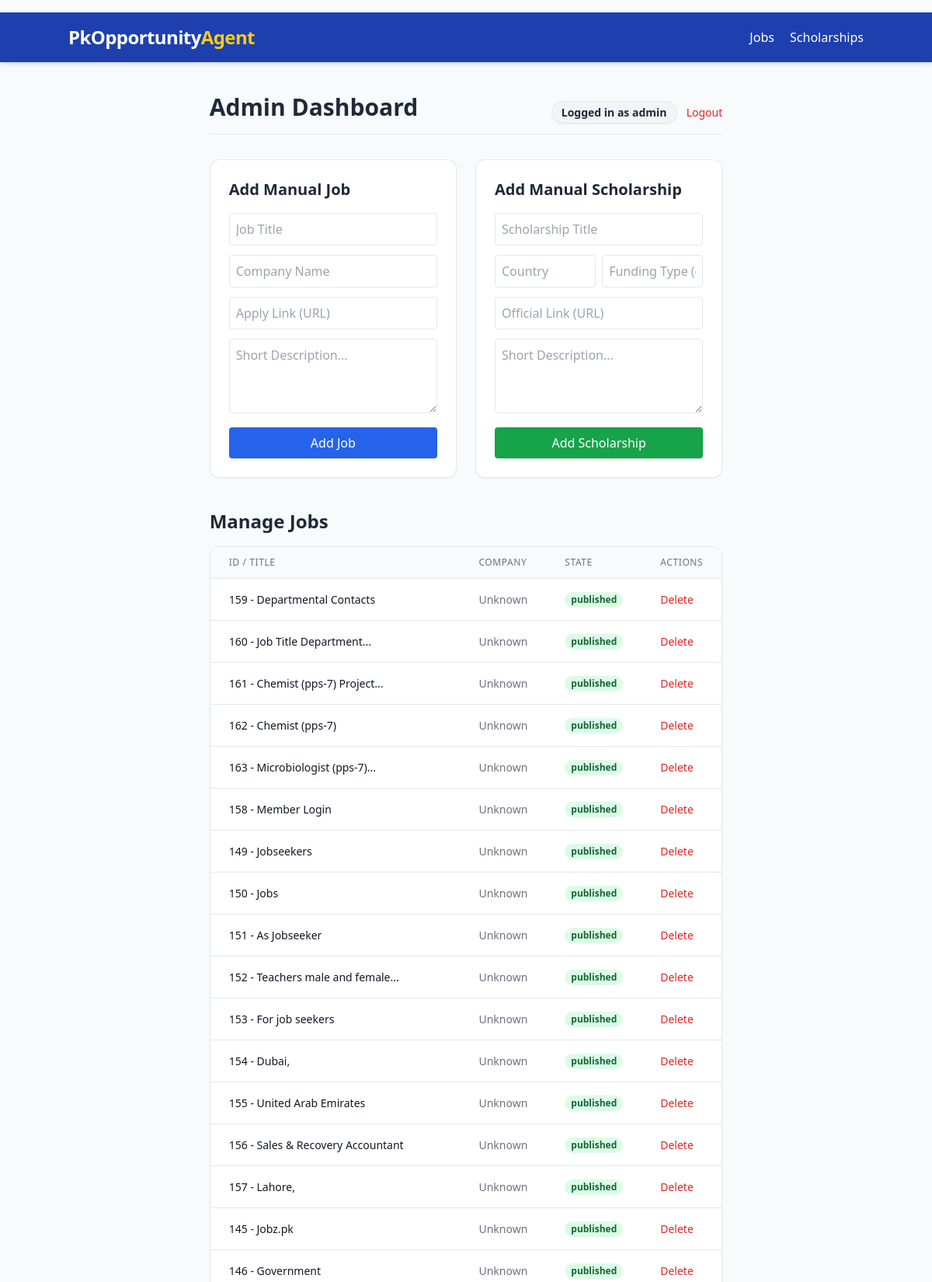
/admin (signed in, upper part), run on the app's committed database.
### models.py (models this page shows, shortened)
class Job(db.Model):
    __tablename__ = 'jobs'
    id = db.Column(db.Integer, primary_key=True)
    title = db.Column(db.String(255), nullable=False)
    company = db.Column(db.String(255))
    location = db.Column(db.String(255))
    salary = db.Column(db.String(255))
    description = db.Column(db.Text)
    apply_links = db.Column(db.Text) # Stored as JSON string or comma separated
    source = db.Column(db.String(255))
    date_posted = db.Column(db.DateTime, default=datetime.utcnow)
    normalized_title = db.Column(db.String(255), nullable=False)
    state = db.Column(db.String(50), default='pending') # pending, merged, published
    slug = db.Column(db.String(255))
    seo_title = db.Column(db.String(255))
    seo_meta = db.Column(db.String(255))
    json_ld = db.Column(db.Text)

### app.py (the view)
    @app.route('/admin')
    @admin_required
    def admin():
        jobs = Job.query.order_by(Job.date_posted.desc()).all()
        scholars = Scholarship.query.order_by(Scholarship.date_posted.desc()).all()
        return render_template('admin.html', jobs=jobs, scholars=scholars)

### templates/admin.html (shortened to what this page needs)
{% extends "base.html" %}
{% block content %}
<div class="mb-8 flex justify-between items-end border-b pb-4">
    <h1 class="text-3xl font-extrabold text-gray-800">Admin Dashboard</h1>
    <div>
        <span
            class="text-sm font-semibold px-3 py-1 bg-gray-100 text-gray-800 rounded-full border border-gray-200 shadow-sm mr-2">Logged
            in as admin</span>
        <a href="{{ url_for('logout') }}" class="text-red-600 hover:text-red-800 text-sm font-medium">Logout</a>
    </div>
</div>
<div class="grid grid-cols-1 md:grid-cols-2 gap-6 mb-10">
    <div class="bg-white p-6 rounded-xl shadow-sm border border-gray-200">
        <h3 class="text-xl font-bold mb-4">Add Manual Job</h3>
        <form method="POST" action="{{ url_for('admin_add', type='job') }}">
            <div class="mb-3">
                <input type="text" name="title" placeholder="Job Title" required
                    class="w-full border p-2 rounded focus:ring focus:ring-blue-200">
            </div>
            <div class="mb-3">
                <input type="text" name="company" placeholder="Company Name" required
                    class="w-full border p-2 rounded focus:ring focus:ring-blue-200">
            </div>
            <div class="mb-3">
                <input type="text" name="link" placeholder="Apply Link (URL)" required
                    class="w-full border p-2 rounded focus:ring focus:ring-blue-200">
            </div>
            <div class="mb-3">
                <textarea name="description" placeholder="Short Description..." required
                    class="w-full border p-2 rounded h-24 focus:ring focus:ring-blue-200"></textarea>
            </div>
            <button type="submit"
                class="w-full bg-blue-600 text-white p-2 rounded hover:bg-blue-700 font-medium transition-colors">Add
                Job</button>
        </form>
    </div>
    <div class="bg-white p-6 rounded-xl shadow-sm border border-gray-200">
        <h3 class="text-xl font-bold mb-4">Add Manual Scholarship</h3>
        <form method="POST" action="{{ url_for('admin_add', type='scholarship') }}">
            <div class="mb-3">
                <input type="text" name="title" placeholder="Scholarship Title" required
                    class="w-full border p-2 rounded focus:ring focus:ring-blue-200">
            </div>
            <div class="mb-3 flex gap-2">
                <input type="text" name="country" placeholder="Country" required
                    class="w-1/2 border p-2 rounded focus:ring focus:ring-blue-200">
                <input type="text" name="funding" placeholder="Funding Type (e.g. Fully Funded)" required
                    class="w-1/2 border p-2 rounded focus:ring focus:ring-blue-200">
            </div>
            <div class="mb-3">
                <input type="text" name="link" placeholder="Official Link (URL)" required
                    class="w-full border p-2 rounded focus:ring focus:ring-blue-200">
            </div>
            <div class="mb-3">
                <textarea name="description" placeholder="Short Description..." required
                    class="w-full border p-2 rounded h-24 focus:ring focus:ring-blue-200"></textarea>
            </div>
            <button type="submit"
                class="w-full bg-green-600 text-white p-2 rounded hover:bg-green-700 font-medium transition-colors">Add
                Scholarship</button>
        </form>
    </div>
</div>
<h3 class="text-2xl font-bold mb-4 mt-8">Manage Jobs</h3>
<div class="bg-white rounded-xl shadow-sm border border-gray-200 overflow-hidden mb-8">
    <table class="min-w-full divide-y divide-gray-200">
        <thead class="bg-gray-50">
            <tr>
                <th class="px-6 py-3 text-left text-xs font-medium text-gray-500 uppercase tracking-wider">ID / Title
                </th>
                <th class="px-6 py-3 text-left text-xs font-medium text-gray-500 uppercase tracking-wider">Company</th>
                <th class="px-6 py-3 text-left text-xs font-medium text-gray-500 uppercase tracking-wider">State</th>
                <th class="px-6 py-3 text-left text-xs font-medium text-gray-500 uppercase tracking-wider">Actions</th>
            </tr>
        </thead>
        <tbody class="bg-white divide-y divide-gray-200">
            {% for job in jobs %}
            <tr>
                <td class="px-6 py-4 whitespace-nowrap text-sm font-medium text-gray-900">{{ job.id }} - {{
                    job.title|truncate(30) }}</td>
                <td class="px-6 py-4 whitespace-nowrap text-sm text-gray-500">{{ job.company|truncate(20) }}</td>
                <td class="px-6 py-4 whitespace-nowrap text-sm">
                    <span
                        class="px-2 inline-flex text-xs leading-5 font-semibold rounded-full bg-green-100 text-green-800">{{
                        job.state }}</span>
                </td>
                <td class="px-6 py-4 whitespace-nowrap text-sm font-medium">
                    <a href="{{ url_for('admin_delete', type='job', id=job.id) }}"
                        class="text-red-600 hover:text-red-900"
                        onclick="return confirm('Are you sure you want to delete this job?');">Delete</a>
                </td>
            </tr>
            {% endfor %}
        </tbody>
    </table>
</div>
{% endblock %}

### data on the page
Job: id "159", title "Departmental Contacts", company "Unknown", state "published"
Job: id "160", title "Job Title Department...", company "Unknown", state "published"
Job: id "161", title "Chemist (pps-7) Project...", company "Unknown", state "published"
Job: id "162", title "Chemist (pps-7)", company "Unknown", state "published"
Job: id "163", title "Microbiologist (pps-7)...", company "Unknown", state "published"
Job: id "158", title "Member Login", company "Unknown", state "published"
Job: id "149", title "Jobseekers", company "Unknown", state "published"
Job: id "150", title "Jobs", company "Unknown", state "published"
Job: id "151", title "As Jobseeker", company "Unknown", state "published"
Job: id "152", title "Teachers male and female...", company "Unknown", state "published"
Job: id "153", title "For job seekers", company "Unknown", state "published"
Job: id "154", title "Dubai,", company "Unknown", state "published"
Job: id "155", title "United Arab Emirates", company "Unknown", state "published"
Job: id "156", title "Sales & Recovery Accountant", company "Unknown", state "published"
Job: id "157", title "Lahore,", company "Unknown", state "published"
Job: id "145", title "Jobz.pk", company "Unknown", state "published"
Job: id "146", title "Government", company "Unknown", state "published"
